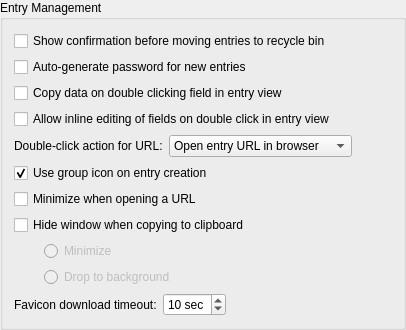
            <widget class="QGroupBox" name="entryGroup">
             <property name="title">
              <string>Entry Management</string>
             </property>
             <layout class="QVBoxLayout" name="verticalLayout_6">
              <item>
               <widget class="QCheckBox" name="ConfirmMoveEntryToRecycleBinCheckBox">
                <property name="text">
                 <string>Show confirmation before moving entries to recycle bin</string>
                </property>
               </widget>
              </item>
              <item>
               <widget class="QCheckBox" name="autoGeneratePasswordForNewEntriesCheckBox">
                <property name="text">
                 <string>Auto-generate password for new entries</string>
                </property>
               </widget>
              </item>
              <item>
               <widget class="QCheckBox" name="EnableCopyOnDoubleClickCheckBox">
                <property name="text">
                 <string>Copy data on double clicking field in entry view</string>
                </property>
               </widget>
              </item>
              <item>
               <widget class="QCheckBox" name="EnableEditOnDoubleClickCheckBox">
                <property name="text">
                 <string>Allow inline editing of fields on double click in entry view</string>
                </property>
               </widget>
              </item>
              <item>
               <layout class="QHBoxLayout" name="urlDoubleClickLayout">
                <item>
                 <widget class="QLabel" name="urlDoubleClickLabel">
                  <property name="text">
                   <string>Double-click action for URL:</string>
                  </property>
                  <property name="buddy">
                   <cstring>urlDoubleClickComboBox</cstring>
                  </property>
                 </widget>
                </item>
                <item>
                 <widget class="QComboBox" name="urlDoubleClickComboBox">
                  <property name="focusPolicy">
                   <enum>Qt::StrongFocus</enum>
                  </property>
                  <property name="accessibleName">
                   <string>Double-click action for URL field</string>
                  </property>
                  <property name="sizeAdjustPolicy">
                   <enum>QComboBox::AdjustToContents</enum>
                  </property>
                  <item>
                   <property name="text">
                    <string>Open entry URL in browser</string>
                   </property>
                  </item>
                  <item>
                   <property name="text">
                    <string>Copy entry URL to clipboard</string>
                   </property>
                  </item>
                  <item>
                   <property name="text">
                    <string>Edit entry</string>
                   </property>
                  </item>
                 </widget>
                </item>
                <item>
                 <spacer name="urlDoubleClickSpacer">
                  <property name="orientation">
                   <enum>Qt::Horizontal</enum>
                  </property>
                  <property name="sizeHint" stdset="0">
                   <size>
                    <width>40</width>
                    <height>20</height>
                   </size>
                  </property>
                 </spacer>
                </item>
               </layout>
              </item>
              <item>
               <widget class="QCheckBox" name="useGroupIconOnEntryCreationCheckBox">
                <property name="text">
                 <string>Use group icon on entry creation</string>
                </property>
                <property name="checked">
                 <bool>true</bool>
                </property>
               </widget>
              </item>
              <item>
               <widget class="QCheckBox" name="minimizeOnOpenUrlCheckBox">
                <property name="text">
                 <string>Minimize when opening a URL</string>
                </property>
               </widget>
              </item>
              <item>
               <widget class="QCheckBox" name="hideWindowOnCopyCheckBox">
                <property name="text">
                 <string>Hide window when copying to clipboard</string>
                </property>
               </widget>
              </item>
              <item>
               <layout class="QHBoxLayout" name="hideWindowLayout_1">
                <property name="spacing">
                 <number>0</number>
                </property>
                <item>
                 <spacer name="hideWindowSpacer_1">
                  <property name="orientation">
                   <enum>Qt::Horizontal</enum>
                  </property>
                  <property name="sizeType">
                   <enum>QSizePolicy::Fixed</enum>
                  </property>
                  <property name="sizeHint" stdset="0">
                   <size>
                    <width>30</width>
                    <height>20</height>
                   </size>
                  </property>
                 </spacer>
                </item>
                <item>
                 <widget class="QRadioButton" name="minimizeOnCopyRadioButton">
                  <property name="enabled">
                   <bool>false</bool>
                  </property>
                  <property name="text">
                   <string>Minimize</string>
                  </property>
                 </widget>
                </item>
               </layout>
              </item>
              <item>
               <layout class="QHBoxLayout" name="hideWindowLayout_2">
                <property name="spacing">
                 <number>0</number>
                </property>
                <item>
                 <spacer name="hideWindowSpacer_2">
                  <property name="orientation">
                   <enum>Qt::Horizontal</enum>
                  </property>
                  <property name="sizeType">
                   <enum>QSizePolicy::Fixed</enum>
                  </property>
                  <property name="sizeHint" stdset="0">
                   <size>
                    <width>30</width>
                    <height>20</height>
                   </size>
                  </property>
                 </spacer>
                </item>
                <item>
                 <widget class="QRadioButton" name="dropToBackgroundOnCopyRadioButton">
                  <property name="enabled">
                   <bool>false</bool>
                  </property>
                  <property name="text">
                   <string>Drop to background</string>
                  </property>
                 </widget>
                </item>
               </layout>
              </item>
              <item>
               <layout class="QHBoxLayout" name="horizontalLayout">
                <item>
                 <widget class="QLabel" name="faviconTimeoutLabel">
                  <property name="text">
                   <string>Favicon download timeout:</string>
                  </property>
                  <property name="buddy">
                   <cstring>faviconTimeoutSpinBox</cstring>
                  </property>
                 </widget>
                </item>
                <item>
                 <widget class="QSpinBox" name="faviconTimeoutSpinBox">
                  <property name="enabled">
                   <bool>true</bool>
                  </property>
                  <property name="focusPolicy">
                   <enum>Qt::StrongFocus</enum>
                  </property>
                  <property name="accessibleName">
                   <string>Website icon download timeout in seconds</string>
                  </property>
                  <property name="suffix">
                   <string comment="Seconds"> sec</string>
                  </property>
                  <property name="minimum">
                   <number>1</number>
                  </property>
                  <property name="maximum">
                   <number>60</number>
                  </property>
                  <property name="value">
                   <number>10</number>
                  </property>
                 </widget>
                </item>
                <item>
                 <spacer name="horizontalSpacer_2">
                  <property name="orientation">
                   <enum>Qt::Horizontal</enum>
                  </property>
                  <property name="sizeHint" stdset="0">
                   <size>
                    <width>40</width>
                    <height>20</height>
                   </size>
                  </property>
                 </spacer>
                </item>
               </layout>
              </item>
             </layout>
            </widget>
